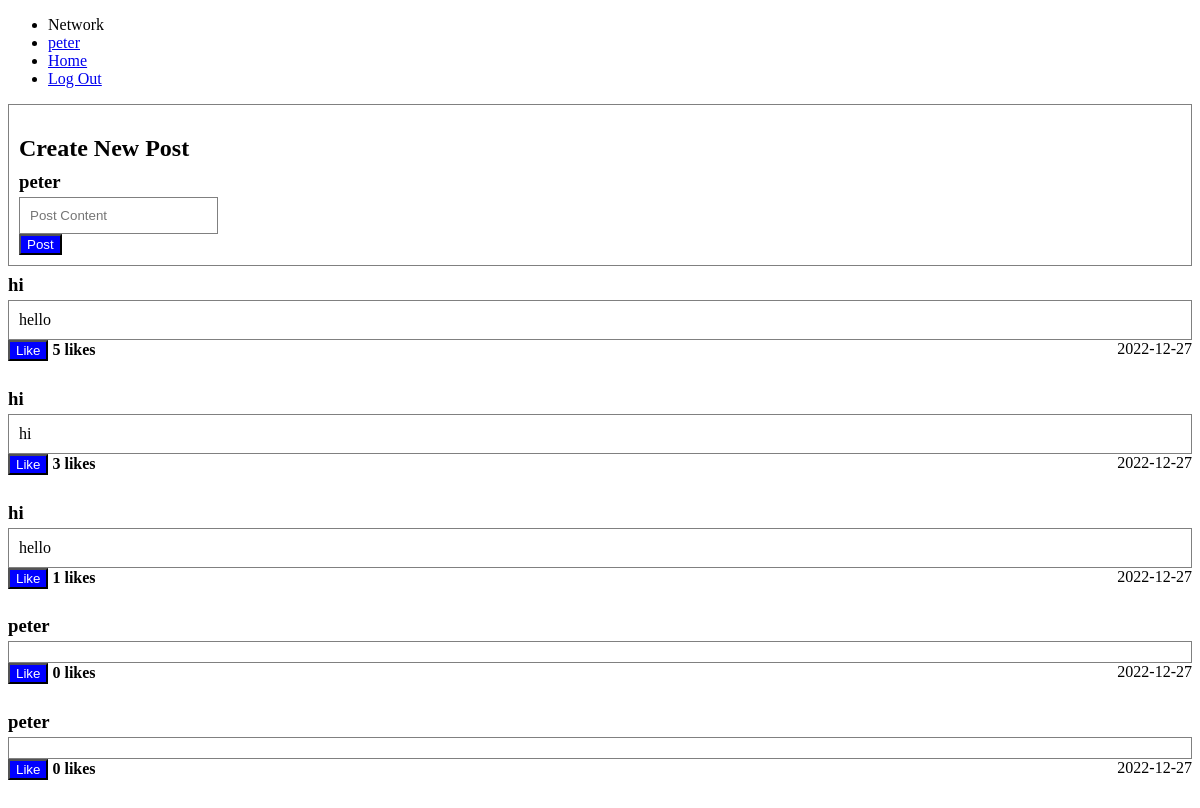
Page / (signed in) on the earlier database version.
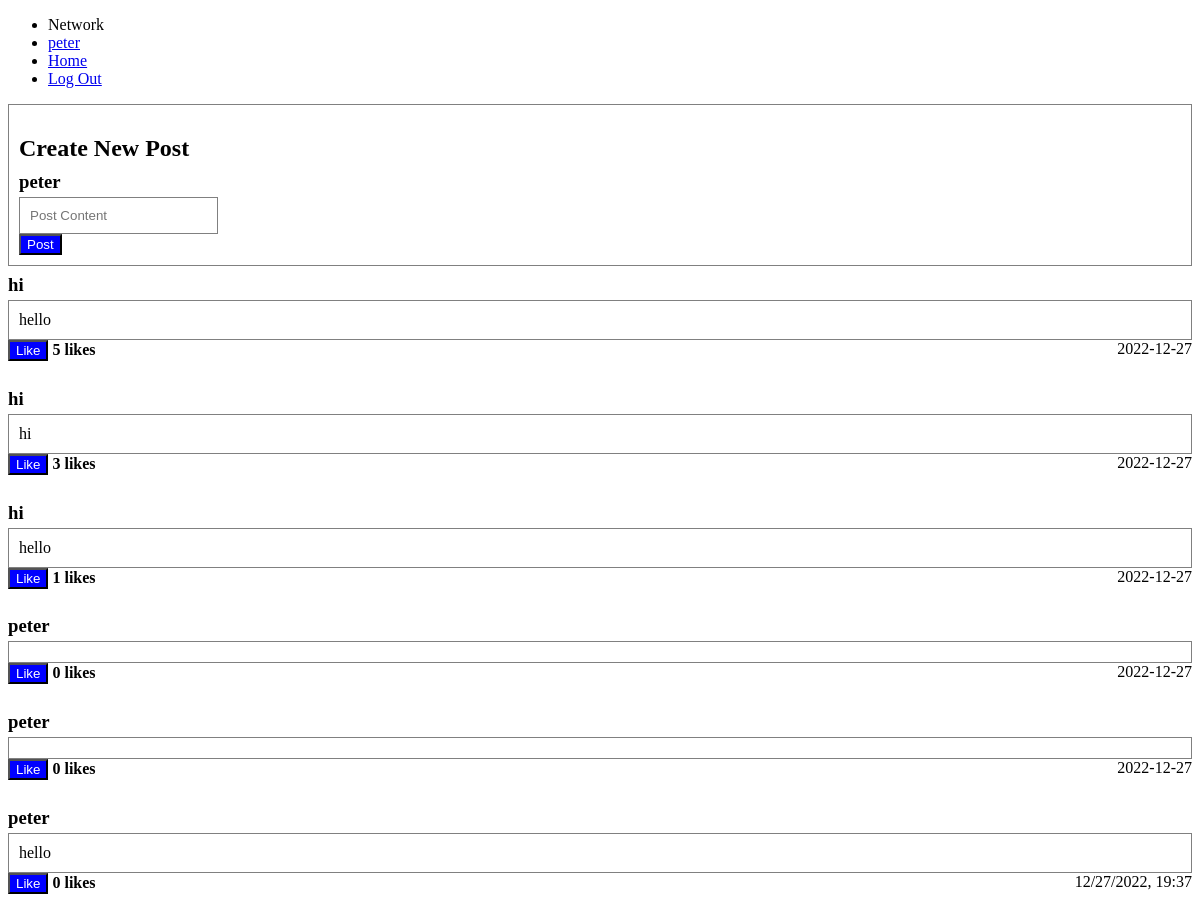
Same page on the later database version.
### tables this page shows
CREATE TABLE posts (
    id INTEGER PRIMARY KEY AUTOINCREMENT,
    user_id INTEGER NOT NULL,
    name TEXT NOT NULL,
    content TEXT NOT NULL,
    likes INTEGER DEFAULT 0 NOT NULL,
    datetime NUMERIC NOT NULL,
    FOREIGN KEY (user_id) REFERENCES users(id)
);

### app.py (the view)
@app.route("/", methods=["GET", "POST"])
@login_required
def index():
    if request.method == "GET":
        pass
    if request.method == "POST":
        content = request.form.get("content")
        if content:
            create_post(content)
        posts = get_posts()
    posts = get_posts()
    return render_template("index.html", posts=posts)

### helpers.py (called while the page is built)
def connectDB():
    conn = sql.connect('network.db')
    conn.row_factory = sql.Row # "dictionary cursor"
    return conn

def get_posts(user_id=None):
    conn = connectDB()
    cur = conn.cursor()
    if user_id == None:
        cur.execute("SELECT * FROM posts")
    else:
        cur.execute("SELECT * FROM posts WHERE user_id = ?", [user_id])
    posts = cur.fetchall()
    return posts

def login_required(f):
    @wraps(f)
    def decorated_function(*args, **kwargs):
        if session.get("user_id") is None:
            return redirect("/login")
        return f(*args, **kwargs)
    return decorated_function

### templates/index.html (shortened to what this page needs)
{% extends "layout.html" %}
{% block body %}
    <div class="post">
        <h2>Create New Post</h2>
        <h3 class="username">{{ session["username"] }}</h3>
        <form action="/" method="post">
            <input class="post" placeholder="Post Content" name="content">
            <br>
            <input class="button" type="submit" value="Post">
        </form>
    </div>
    {% for post in posts %}
        <h3 class="username">{{ post["name"] }}</h3>
        <div class="post">{{ post["content"] }}</div>
        <form class="inline" action="/like" method="post">
            <button name="like" class="button" type="submit">Like</button>
        </form>
        <h4 class="inline">{{ post["likes"] }} likes</h4>
        <p class="inline right">{{ post["datetime"] }}</p>
    {% endfor %}
{% endblock %}

Differences in the rows shown:
added posts: name "peter", content "hello", likes "0", datetime "12/27/2022, 19:37"
